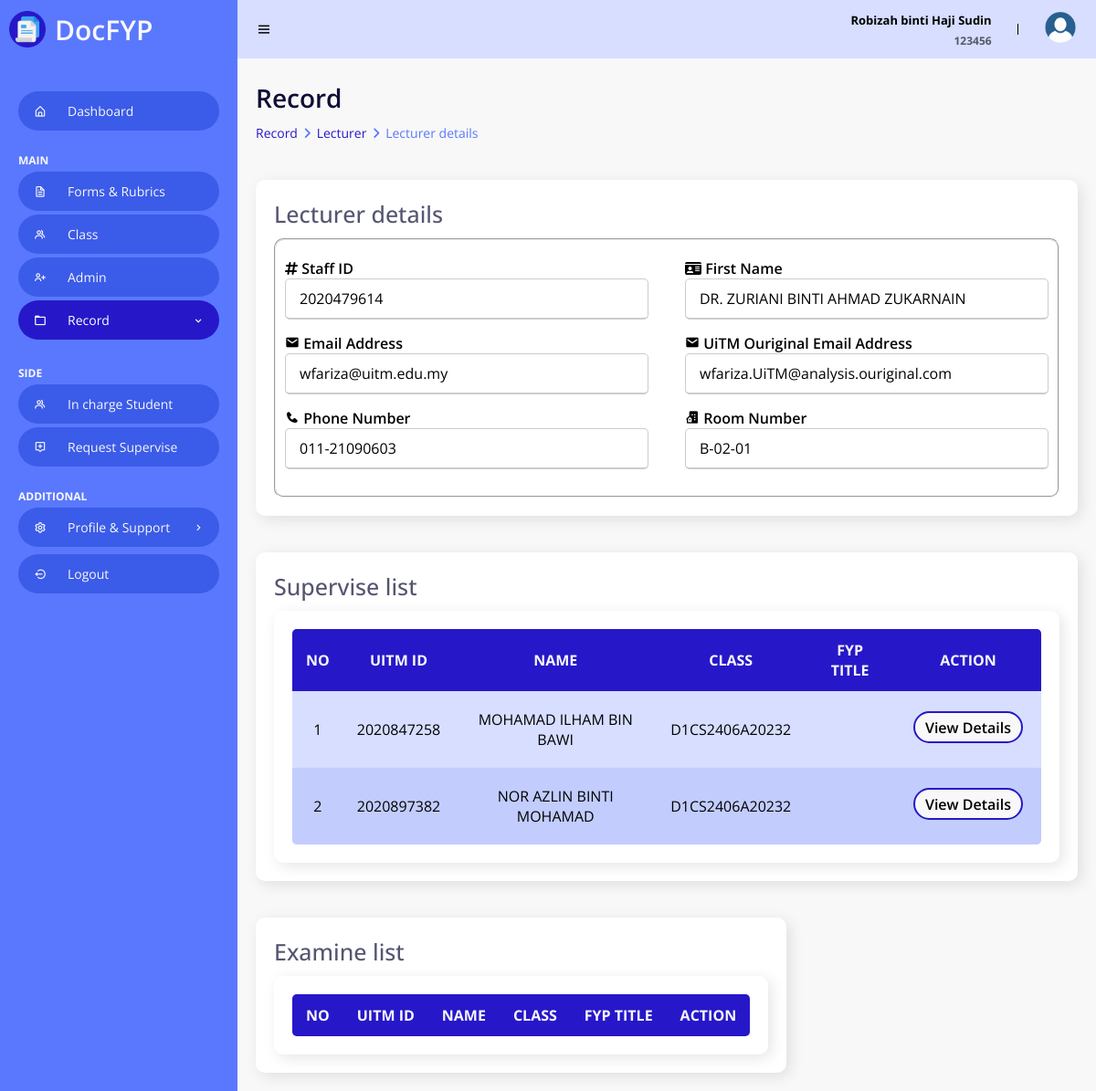
The page /Admin/lecturerDetail.php?lectID=2020479614 (signed in) on the database its author committed.
### tables this page shows
CREATE TABLE `lecturer` (
  `lectID` varchar(10) NOT NULL,
  `lectName` varchar(50) NOT NULL,
  `lectEmail` varchar(50) NOT NULL,
  `lectOuriginalEmail` varchar(100) NOT NULL,
  `lectPassword` varchar(50) NOT NULL,
  `lectPhoneNum` varchar(50) DEFAULT NULL,
  `lectRoomNum` varchar(15) DEFAULT NULL
);

CREATE TABLE `student` (
  `studID` varchar(10) NOT NULL,
  `studName` varchar(50) NOT NULL,
  `studEmail` varchar(50) NOT NULL,
  `studPassword` varchar(50) NOT NULL,
  `studPhoneNum` varchar(15) DEFAULT NULL,
  `studFYPTitle` varchar(100) NOT NULL,
  `studSV` varchar(10) DEFAULT NULL,
  `studExam` varchar(10) DEFAULT NULL,
  `classID` varchar(100) DEFAULT NULL
);

### Admin/lecturerDetail.php (the view, shortened to what this page needs)
<!DOCTYPE html>
<html>
<head>
    <link rel="stylesheet" href="StyleHome.css">
    <link href='https://unpkg.com/boxicons@2.0.9/css/boxicons.min.css' rel='stylesheet'>
    <link rel="stylesheet" href="https://cdnjs.cloudflare.com/ajax/libs/font-awesome/6.4.0/css/all.min.css">
    <?php
    include("../Dbconn.php");
    ?>
</head>
<body>
    <section id="sidebar">
        <a href="Home.php" class="brand">
            <img class="logo" src="/Edms/images/logo.png" alt="Logo">
            DocFYP
        </a>
        <ul class="side-menu">
            <li><a href="Home.php"><i class='bx bx-home-alt icon' ></i>Dashboard</a></li>
            <li class="divider" data-text="main">Main</li>
            <li><a href="FormRubric.php"><i class='bx bx-file icon'></i> Forms & Rubrics</a></li>
            <li><a href="class.php"><i class='bx bx-group icon' ></i></i> Class</a></li>
            <li><a href="admin.php" ><i class='bx bx-user-plus icon'></i> Admin</a></li>
            <li>
                <a href="#" class="active"><i class='bx bx-folder icon' ></i> Record <i class='bx bx-chevron-right icon-right' ></i></a>
            </li>
            <li class="divider" data-text="SIDE">Side Features</li>
            <li><a href="studentIC.php"><i class='bx bx-group icon' ></i></i>In charge Student</a></li>
            <li><a href="requestSupervise.php"><i class='bx bx-message-alt-add icon'></i> Request Supervise </a></li>
            <li class="divider" data-text="ADDITIONAL">Setting & Support</li>
            <li>
                <a href="#"><i class='bx bx-cog icon' ></i> Profile & Support <i class='bx bx-chevron-right icon-right' ></i></a>
            </li>
            <li><a href="/Edms/Logout.php"><i class='bx bx-log-out-circle icon'></i> Logout</a></li>
        </ul>
    </section>
    <section id="content">
        <nav>
            <i class='bx bx-menu toggle-sidebar' ></i>
            <div class="sessionInfo">
                <?php
                if (isset($_SESSION["log"]) && ($_SESSION["log"] == 3)) {
                    ?>
                    <div class="userFullName">
                        <p><?php echo $_SESSION["admin_name"] ?></p>
                    </div>
                    <div class="userID">
                        <p><?php echo $_SESSION["admin_id"]; ?></p>
                    </div>
                    <?php
                } else {
                    echo "<meta http-equiv=\"refresh\" content=\"2;URL=../Login.php\"/>";
                }
                ?>
            </div>
            <div class="profile">
                <img src="/Edms/images/userdp.png" alt="Profile picture">
            </div>
        </nav>
        <main>
            <h1 class="title">Record</h1>
            <ul class="breadcrumbs">
                <li><a href="lecturer.php">Record</a></li>
                <li class="divider"><i class="fa fa-solid fa-angle-right"></i></li>
                <li><a href="lecturer.php">Lecturer</a></li>
                <li class="divider"><i class="fa fa-solid fa-angle-right"></i></li>
                <li><a href="lecturerDetail.php" class="active">Lecturer details</a></li>
            </ul>
            <br>
            <div class="data">
                <?php
                $lect_id = $_GET['lectID'];
                $sql = "SELECT * FROM lecturer WHERE lectID = '".$lect_id."'";
                $query = mysqli_query($connection, $sql) or die("not found");
                $row = mysqli_fetch_array($query);
                ?>
                <div class="content-data">
                    <div class="titleContentWButton">
                        <h1 class="titleContent">Lecturer details</h1>
                    </div>
                    <fieldset>
                        <form action="addLecturerProcess.php" method="POST" enctype="multipart/form-data">
                            <div class="form-details">
                                <div class="input-box">
                                    <i class="fa-solid fa-hashtag"></i>
                                    <span class="details">Staff ID</span>
                                    <input type="text"
                                    placeholder="Enter your staff ID"
                                    name="staffID"
                                    value="<?php echo $row["lectID"]; ?>"
                                    required
                                    readonly>
                                </div>
                                <div class="input-box">
                                    <i class="fa fa-solid fa-id-card"></i>
                                    <span class="details">First Name</span>
                                    <input type="text"
                                    placeholder="Enter your first name"
                                    name="name"
                                    value="<?php echo $row["lectName"]; ?>"
                                    required
                                    readonly>
                                </div>
                                <div class="input-box">
                                    <i class='bx bxs-envelope' ></i>
                                    <span class="details">Email Address</span>
                                    <input type="text"
                                    placeholder="Enter your email address"
                                    name="email"
                                    value="<?php echo $row["lectEmail"]; ?>"
                                    required
                                    readonly>
                                </div>
                                <div class="input-box">
                                    <i class='bx bxs-envelope' ></i>
                                    <span class="details">UiTM Ouriginal Email Address</span>
                                    <input type="text"
                                           placeholder="Enter your email address"
                                           name="emailOuriginal"
                                           required
                                           value="<?php echo $row["lectOuriginalEmail"]; ?>"
                                           readonly>
                                </div>
                                <div class="input-box">
                                    <i class='bx bxs-phone' ></i>
                                    <span class="details">Phone Number</span>
                                    <input type="text"
                                    placeholder="Enter your phone number"
                                    name="phoneNum"
                                    value="<?php echo $row["lectPhoneNum"]; ?>"
                                    required
                                    readonly>
                                </div>
                                <div class="input-box">
                                    <i class='bx bxs-building-house' ></i>
                                    <span class="details">Room Number</span>
                                    <input type="text"
                                    placeholder="Enter your room number"
                                    name="roomNum"
                                    value="<?php echo $row["lectRoomNum"]; ?>"
                                    required
                                    readonly>
                                </div>
                            </div>
                        </form>
                    </fieldset>
            </div>
            <div class="data">
                <div class="content-data">
                    <div class="titleContentWButton">
                        <h1 class="titleContent">Supervise list</h1>
                    </div>
                    <?php
                    $sql = "SELECT * FROM student WHERE studSV = '".$row["lectID"]."'";
                    $query = mysqli_query($connection, $sql) or die("not found");
                    $count = 1;
                    ?>
                    <div class="content-data">
                        <table style="width: 100%;">
                            <tr>
                                <th>no</th>
                                <th>uitm id</th>
                                <th>name</th>
                                <th>class</th>
                                <th>fyp title</th>
                                <th>Action</th>
                            </tr>
                            <?php
                            while ($rowStud = mysqli_fetch_array($query)) {
                            ?>
                            <tr>
                                <td><?php echo $count; ?></td>
                                <td><?php echo $rowStud["studID"] ?></td>
                                <td><?php echo $rowStud["studName"]; ?></td>
                                <td><?php echo $rowStud["classID"] ?></td>
                                <td><?php echo$rowStud["studFYPTitle"] ?></td>
                                <td>
                                    <a class="dw" href="studentDetail.php?studID=<?php echo $rowStud["studID"]; ?>&studSV=<?php echo $rowStud["studSV"]; ?>">
                                        <button class="actionBtn">
                                            View Details
                                        </button>
                                    </a>
                                </td>
                            </tr>
                            <?php
                            $count++;
                            }
                            ?>
                        </table>
                    </div>
                </div>
            </div>
            <div class="data">
                <div class="content-data">
                    <div class="titleContentWButton">
                        <h1 class="titleContent">Examine list</h1>
                    </div>
                    <div class="content-data">
                        <table>
                            <tr>
                                <th>no</th>
                                <th>uitm id</th>
                                <th>name</th>
                                <th>class</th>
                                <th>fyp title</th>
                                <th>Action</th>
                            </tr>
                        </table>
                    </div>
                </div>
            </div>
        </div>
    </main>
</section>
</body>
</html>

### rows shown on the page
lecturer: staffID "2020479614", name "DR. ZURIANI BINTI AHMAD ZUKARNAIN", email "wfariza@uitm.edu.my", emailOuriginal "wfariza.UiTM@analysis.ouriginal.com", phoneNum "011-21090603", roomNum "B-02-01"
student: studID "2020847258", studName "MOHAMAD ILHAM BIN BAWI", classID "D1CS2406A20232"
student: studID "2020897382", studName "NOR AZLIN BINTI MOHAMAD", classID "D1CS2406A20232"

### other values the page prints
$_SESSION["admin_name"] "Robizah binti Haji Sudin"
$_SESSION["admin_id"] "123456"
